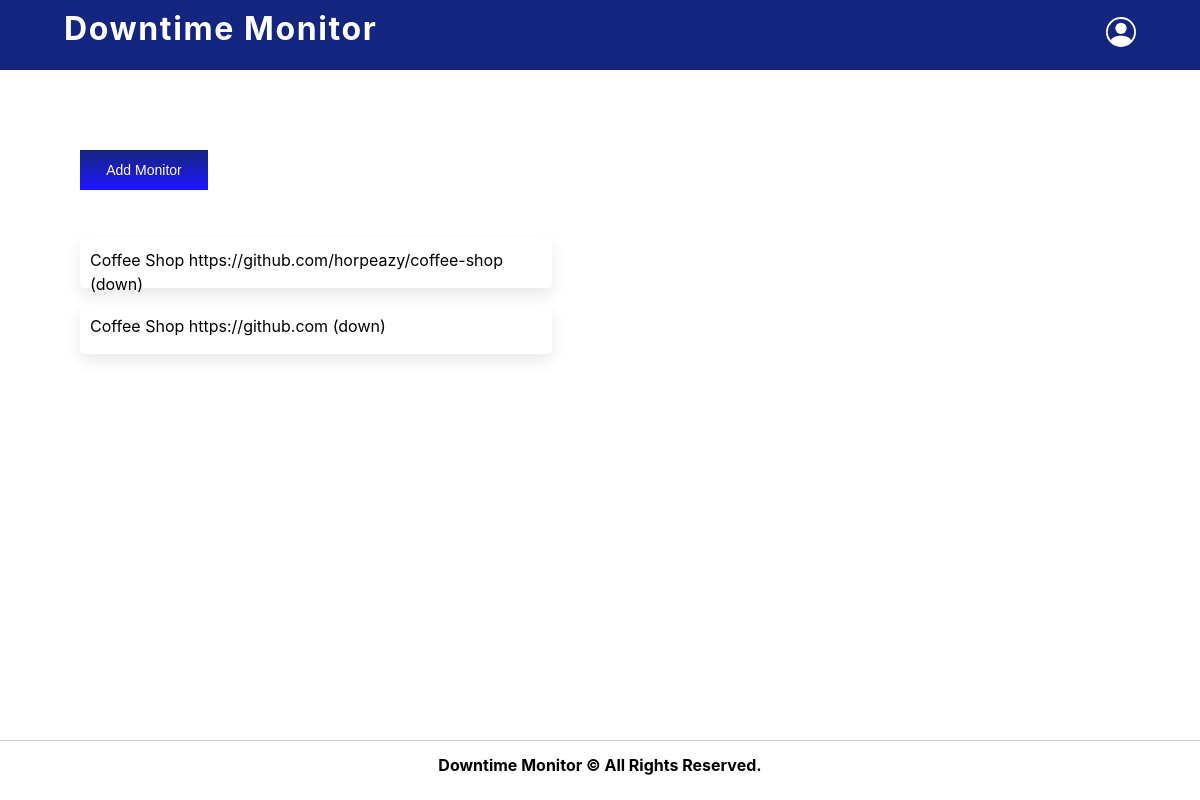
/monitors/ (signed in), run on the app's committed database.
### monitoring/models.py (models this page shows, shortened)
class Monitor(models.Model):
    user = models.ForeignKey(User, on_delete=models.CASCADE)
    website = models.ForeignKey(Website, on_delete=models.CASCADE)
    name = models.CharField(max_length=60, null=False)

class Website(models.Model):
    url = models.URLField(unique=True)
    created_time = models.DateTimeField(auto_now_add=True)
    auth_scheme = models.TextField(blank=False, null=False)
    def get_absolute_url(self):
        return reverse('monitoring:website_detail', args=[str(self.id)])

### monitoring/views.py (the view)
# urls.py: path("", website_list, name="website_list"),
def website_list(request):
    monitors = Monitor.objects.filter(user=request.user).all()
    monitor_list = []
    for monitor in monitors:
        downtime_log = DowntimeLog.objects.filter(website=monitor.website).first()
        if not downtime_log:
            monitor.status = 'status unknown'
            monitor_list.append(monitor)
            continue
        downtime_log = DowntimeLog.objects.filter(website=monitor.website, downtime_end__isnull=True).first()
        if downtime_log:
            monitor.status = "down"
            monitor_list.append(monitor)
        else:
            monitor_list.append(monitor)
    return render(request, 'monitoring/monitor_list.html', {'monitor_list': monitor_list})

### monitoring/templates/monitoring/monitor_list.html (shortened to what this page needs)
{% extends 'monitoring/main.html' %}
{% block content %}
<div class="monitor-wrapper">
<button class="monitor-button">Add Monitor</button>
    {% if monitor_list %}
        {% for monitor in monitor_list %}
            <div class="monitor">
                <a href="{{ monitor.website.get_absolute_url }}">
                    <div>
                        {{ monitor.name }}
                        {{ monitor.website.url }}
                        {% if monitor.status %}
                            ({{ monitor.status }})
                        {% else %}
                        <span>(Up)</span>
                        {% endif %}
                    </div>
                </a>
            </div>
        {% endfor %}
    {% else %}
        <p>Your monitors will appear here.</p>
    {% endif %}
</div>
{% endblock %}

### static/css/main.css (style rules this page uses)
body { font-family: -apple-system, BlinkMacSystemFont, 'Segoe UI', Roboto, Oxygen, Ubuntu, Cantarell, 'Open Sans', 'Helvetica Neue', sans-serif; background: var(--clr-background); line-height: 1.5; font-size: 0.875rem; min-height: 100vh; }
a { text-decoration: none; }
@media screen and (min-width: 800px) { body { font-size: 1rem; } }
.monitor-wrapper { padding: 4rem 3rem; }
.monitor { height: 50px; padding: 10px; box-shadow: var(--box-shadow); border-radius: 5px; margin: 1rem 0; }
.monitor a { color: #000; }
.monitor-button { width: 8rem; height: 40px; margin-bottom: 2rem; color: white; background-image: linear-gradient( var(--clr-primary-5) 0%, var(--clr-btn-primary) 100%); border: none; font-size: 14px; }
@media (min-width: 768px) { .monitor-wrapper { width: 50%; } }

### data on the page
Monitor: name "Coffee Shop", website "https://github.com/horpeazy/coffee-shop", status "down"
Monitor: name "Coffee Shop", website "https://github.com", status "down"
